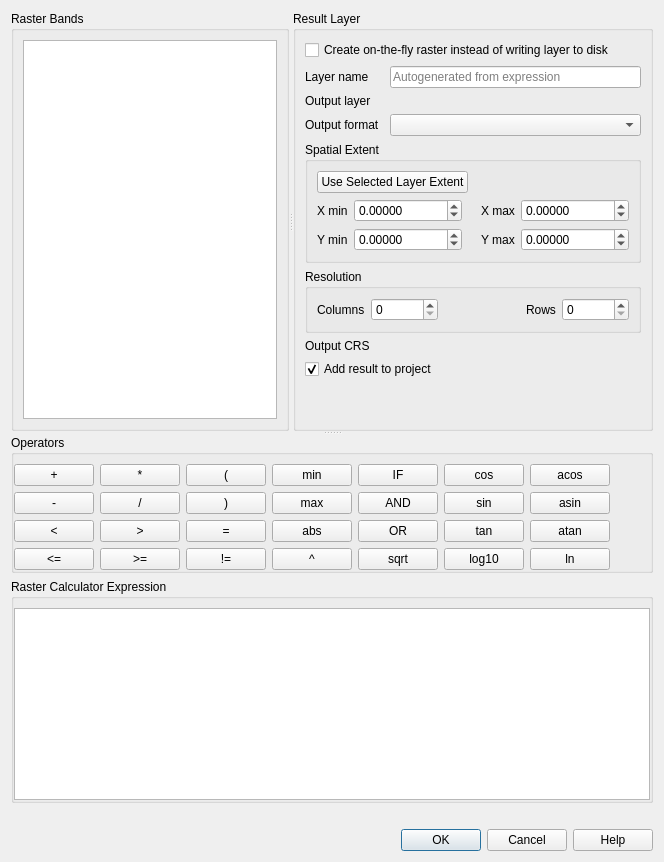
<?xml version='1.0' encoding='utf-8'?>
<ui version="4.0">
 <class>QgsRasterCalcDialogBase</class>
 <widget class="QDialog" name="QgsRasterCalcDialogBase">
  <property name="geometry">
   <rect>
    <x>0</x>
    <y>0</y>
    <width>664</width>
    <height>862</height>
   </rect>
  </property>
  <property name="minimumSize">
   <size>
    <width>640</width>
    <height>530</height>
   </size>
  </property>
  <property name="windowTitle">
   <string>Raster Calculator</string>
  </property>
  <layout class="QVBoxLayout" name="verticalLayout_3">
   <item>
    <layout class="QVBoxLayout" name="verticalLayout_4">
     <property name="leftMargin">
      <number>0</number>
     </property>
     <property name="topMargin">
      <number>0</number>
     </property>
     <property name="rightMargin">
      <number>0</number>
     </property>
     <property name="bottomMargin">
      <number>0</number>
     </property>
     <item>
      <widget class="QgsScrollArea" name="scrollArea">
       <property name="frameShape">
        <enum>QFrame::NoFrame</enum>
       </property>
       <property name="horizontalScrollBarPolicy">
        <enum>Qt::ScrollBarAsNeeded</enum>
       </property>
       <property name="widgetResizable">
        <bool>true</bool>
       </property>
       <widget class="QWidget" name="scrollAreaWidgetContents">
        <property name="geometry">
         <rect>
          <x>0</x>
          <y>0</y>
          <width>650</width>
          <height>808</height>
         </rect>
        </property>
        <layout class="QVBoxLayout" name="verticalLayout_5">
         <property name="leftMargin">
          <number>0</number>
         </property>
         <property name="topMargin">
          <number>0</number>
         </property>
         <property name="rightMargin">
          <number>0</number>
         </property>
         <property name="bottomMargin">
          <number>0</number>
         </property>
         <item>
          <widget class="QSplitter" name="splitter_2">
           <property name="orientation">
            <enum>Qt::Vertical</enum>
           </property>
           <widget class="QSplitter" name="splitter">
            <property name="orientation">
             <enum>Qt::Horizontal</enum>
            </property>
            <widget class="QGroupBox" name="mRasterBandsGroupBox">
             <property name="title">
              <string>Raster Bands</string>
             </property>
             <layout class="QGridLayout" name="gridLayout_2">
              <item row="0" column="0">
               <widget class="QListWidget" name="mRasterBandsListWidget" />
              </item>
             </layout>
            </widget>
            <widget class="QGroupBox" name="mResultGroupBox">
             <property name="title">
              <string>Result Layer</string>
             </property>
             <layout class="QGridLayout" name="gridLayout_4" columnstretch="0,0,0,0">
              <item row="3" column="0">
               <widget class="QLabel" name="mOutputFormatLabel">
                <property name="text">
                 <string>Output format</string>
                </property>
               </widget>
              </item>
              <item row="4" column="0" colspan="4">
               <widget class="QGroupBox" name="groupBox_2">
                <property name="title">
                 <string>Spatial Extent</string>
                </property>
                <layout class="QGridLayout" name="gridLayout_5">
                 <item row="2" column="1">
                  <widget class="QgsDoubleSpinBox" name="mXMinSpinBox">
                   <property name="decimals">
                    <number>5</number>
                   </property>
                   <property name="minimum">
                    <double>-999999999.000000000000000</double>
                   </property>
                   <property name="maximum">
                    <double>999999999.000000000000000</double>
                   </property>
                  </widget>
                 </item>
                 <item row="2" column="3">
                  <widget class="QLabel" name="mXMaxLabel">
                   <property name="text">
                    <string>X max</string>
                   </property>
                  </widget>
                 </item>
                 <item row="3" column="0">
                  <widget class="QLabel" name="mYMinLabel">
                   <property name="text">
                    <string>Y min</string>
                   </property>
                  </widget>
                 </item>
                 <item row="2" column="0">
                  <widget class="QLabel" name="mXMinLabel">
                   <property name="text">
                    <string>X min</string>
                   </property>
                  </widget>
                 </item>
                 <item row="2" column="2">
                  <spacer name="horizontalSpacer_2">
                   <property name="orientation">
                    <enum>Qt::Horizontal</enum>
                   </property>
                   <property name="sizeHint" stdset="0">
                    <size>
                     <width>10</width>
                     <height>20</height>
                    </size>
                   </property>
                  </spacer>
                 </item>
                 <item row="2" column="4">
                  <widget class="QgsDoubleSpinBox" name="mXMaxSpinBox">
                   <property name="decimals">
                    <number>5</number>
                   </property>
                   <property name="minimum">
                    <double>-999999999.000000000000000</double>
                   </property>
                   <property name="maximum">
                    <double>999999999.000000000000000</double>
                   </property>
                  </widget>
                 </item>
                 <item row="3" column="1">
                  <widget class="QgsDoubleSpinBox" name="mYMinSpinBox">
                   <property name="decimals">
                    <number>5</number>
                   </property>
                   <property name="minimum">
                    <double>-999999999.000000000000000</double>
                   </property>
                   <property name="maximum">
                    <double>999999999.000000000000000</double>
                   </property>
                  </widget>
                 </item>
                 <item row="3" column="3">
                  <widget class="QLabel" name="mYMaxLabel">
                   <property name="text">
                    <string>Y max</string>
                   </property>
                  </widget>
                 </item>
                 <item row="3" column="4">
                  <widget class="QgsDoubleSpinBox" name="mYMaxSpinBox">
                   <property name="decimals">
                    <number>5</number>
                   </property>
                   <property name="minimum">
                    <double>-999999999.000000000000000</double>
                   </property>
                   <property name="maximum">
                    <double>999999999.000000000000000</double>
                   </property>
                  </widget>
                 </item>
                 <item row="0" column="0" rowspan="2" colspan="5">
                  <layout class="QGridLayout" name="gridLayout_3">
                   <item row="0" column="1" rowspan="2" colspan="4">
                    <spacer name="horizontalSpacer_4">
                     <property name="orientation">
                      <enum>Qt::Horizontal</enum>
                     </property>
                     <property name="sizeHint" stdset="0">
                      <size>
                       <width>40</width>
                       <height>20</height>
                      </size>
                     </property>
                    </spacer>
                   </item>
                   <item row="0" column="0" rowspan="2">
                    <widget class="QPushButton" name="mCurrentLayerExtentButton">
                     <property name="text">
                      <string>Use Selected Layer Extent</string>
                     </property>
                    </widget>
                   </item>
                  </layout>
                 </item>
                </layout>
               </widget>
              </item>
              <item row="3" column="1" colspan="3">
               <widget class="QComboBox" name="mOutputFormatComboBox" />
              </item>
              <item row="9" column="0">
               <spacer name="verticalSpacer">
                <property name="orientation">
                 <enum>Qt::Vertical</enum>
                </property>
                <property name="sizeHint" stdset="0">
                 <size>
                  <width>20</width>
                  <height>40</height>
                 </size>
                </property>
               </spacer>
              </item>
              <item row="7" column="1" colspan="3">
               <widget class="QgsProjectionSelectionWidget" name="mCrsSelector" native="true">
                <property name="focusPolicy">
                 <enum>Qt::StrongFocus</enum>
                </property>
               </widget>
              </item>
              <item row="2" column="0">
               <widget class="QLabel" name="mOutputLayerLabel">
                <property name="text">
                 <string>Output layer</string>
                </property>
               </widget>
              </item>
              <item row="0" column="0" colspan="4">
               <widget class="QCheckBox" name="mUseVirtualProviderCheckBox">
                <property name="layoutDirection">
                 <enum>Qt::LeftToRight</enum>
                </property>
                <property name="text">
                 <string>Create on-the-fly raster instead of writing layer to disk</string>
                </property>
                <property name="tristate">
                 <bool>false</bool>
                </property>
               </widget>
              </item>
              <item row="1" column="0">
               <widget class="QLabel" name="mVirtualLayerLabel">
                <property name="text">
                 <string>Layer name</string>
                </property>
               </widget>
              </item>
              <item row="7" column="0">
               <widget class="QLabel" name="label">
                <property name="text">
                 <string>Output CRS</string>
                </property>
               </widget>
              </item>
              <item row="8" column="0" colspan="4">
               <widget class="QCheckBox" name="mAddResultToProjectCheckBox">
                <property name="text">
                 <string>Add result to project</string>
                </property>
                <property name="checked">
                 <bool>true</bool>
                </property>
               </widget>
              </item>
              <item row="2" column="1" colspan="3">
               <widget class="QgsFileWidget" name="mOutputLayer" native="true" />
              </item>
              <item row="1" column="1" colspan="3">
               <widget class="QLineEdit" name="mVirtualLayerName">
                <property name="text">
                 <string />
                </property>
                <property name="placeholderText">
                 <string>Autogenerated from expression</string>
                </property>
               </widget>
              </item>
              <item row="6" column="0" colspan="4">
               <widget class="QGroupBox" name="groupBox_3">
                <property name="title">
                 <string>Resolution</string>
                </property>
                <layout class="QHBoxLayout" name="horizontalLayout">
                 <item>
                  <widget class="QLabel" name="mColumnsLabel">
                   <property name="text">
                    <string>Columns</string>
                   </property>
                  </widget>
                 </item>
                 <item>
                  <widget class="QgsSpinBox" name="mNColumnsSpinBox">
                   <property name="maximum">
                    <number>999999999</number>
                   </property>
                  </widget>
                 </item>
                 <item>
                  <spacer name="horizontalSpacer">
                   <property name="orientation">
                    <enum>Qt::Horizontal</enum>
                   </property>
                   <property name="sizeHint" stdset="0">
                    <size>
                     <width>40</width>
                     <height>20</height>
                    </size>
                   </property>
                  </spacer>
                 </item>
                 <item>
                  <widget class="QLabel" name="mRowsLabel">
                   <property name="text">
                    <string>Rows</string>
                   </property>
                  </widget>
                 </item>
                 <item>
                  <widget class="QgsSpinBox" name="mNRowsSpinBox">
                   <property name="maximum">
                    <number>999999999</number>
                   </property>
                  </widget>
                 </item>
                </layout>
               </widget>
              </item>
             </layout>
            </widget>
           </widget>
           <widget class="QWidget" name="verticalLayoutWidget">
            <layout class="QVBoxLayout" name="verticalLayout">
             <item>
              <widget class="QgsCollapsibleGroupBox" name="mOperatorsGroupBox">
               <property name="title">
                <string>Operators</string>
               </property>
               <layout class="QGridLayout" name="gridLayout">
                <property name="leftMargin">
                 <number>0</number>
                </property>
                <property name="rightMargin">
                 <number>0</number>
                </property>
                <property name="bottomMargin">
                 <number>0</number>
                </property>
                <item row="0" column="0">
                 <widget class="QPushButton" name="mPlusPushButton">
                  <property name="text">
                   <string notr="true">+</string>
                  </property>
                 </widget>
                </item>
                <item row="0" column="1">
                 <widget class="QPushButton" name="mMultiplyPushButton">
                  <property name="text">
                   <string notr="true">*</string>
                  </property>
                 </widget>
                </item>
                <item row="0" column="2">
                 <widget class="QPushButton" name="mOpenBracketPushButton">
                  <property name="text">
                   <string notr="true">(</string>
                  </property>
                 </widget>
                </item>
                <item row="0" column="3">
                 <widget class="QPushButton" name="mMinButton">
                  <property name="text">
                   <string notr="true">min</string>
                  </property>
                 </widget>
                </item>
                <item row="0" column="4">
                 <widget class="QPushButton" name="mConditionalStatButton">
                  <property name="text">
                   <string notr="true">IF</string>
                  </property>
                 </widget>
                </item>
                <item row="0" column="5">
                 <widget class="QPushButton" name="mCosButton">
                  <property name="text">
                   <string notr="true">cos</string>
                  </property>
                 </widget>
                </item>
                <item row="0" column="6">
                 <widget class="QPushButton" name="mACosButton">
                  <property name="text">
                   <string notr="true">acos</string>
                  </property>
                 </widget>
                </item>
                <item row="0" column="7">
                 <spacer name="horizontalSpacer_3">
                  <property name="orientation">
                   <enum>Qt::Horizontal</enum>
                  </property>
                  <property name="sizeHint" stdset="0">
                   <size>
                    <width>5</width>
                    <height>20</height>
                   </size>
                  </property>
                 </spacer>
                </item>
                <item row="1" column="0">
                 <widget class="QPushButton" name="mMinusPushButton">
                  <property name="text">
                   <string notr="true">-</string>
                  </property>
                 </widget>
                </item>
                <item row="1" column="1">
                 <widget class="QPushButton" name="mDividePushButton">
                  <property name="text">
                   <string notr="true">/</string>
                  </property>
                 </widget>
                </item>
                <item row="1" column="2">
                 <widget class="QPushButton" name="mCloseBracketPushButton">
                  <property name="text">
                   <string notr="true">)</string>
                  </property>
                 </widget>
                </item>
                <item row="1" column="3">
                 <widget class="QPushButton" name="mMaxButton">
                  <property name="text">
                   <string notr="true">max</string>
                  </property>
                 </widget>
                </item>
                <item row="1" column="4">
                 <widget class="QPushButton" name="mAndButton">
                  <property name="text">
                   <string notr="true">AND</string>
                  </property>
                 </widget>
                </item>
                <item row="1" column="5">
                 <widget class="QPushButton" name="mSinButton">
                  <property name="text">
                   <string notr="true">sin</string>
                  </property>
                 </widget>
                </item>
                <item row="1" column="6">
                 <widget class="QPushButton" name="mASinButton">
                  <property name="text">
                   <string notr="true">asin</string>
                  </property>
                 </widget>
                </item>
                <item row="2" column="0">
                 <widget class="QPushButton" name="mLessButton">
                  <property name="text">
                   <string notr="true">&lt;</string>
                  </property>
                 </widget>
                </item>
                <item row="2" column="1">
                 <widget class="QPushButton" name="mGreaterButton">
                  <property name="text">
                   <string notr="true">&gt;</string>
                  </property>
                 </widget>
                </item>
                <item row="2" column="2">
                 <widget class="QPushButton" name="mEqualButton">
                  <property name="text">
                   <string notr="true">=</string>
                  </property>
                 </widget>
                </item>
                <item row="2" column="3">
                 <widget class="QPushButton" name="mAbsButton">
                  <property name="text">
                   <string notr="true">abs</string>
                  </property>
                 </widget>
                </item>
                <item row="2" column="4">
                 <widget class="QPushButton" name="mOrButton">
                  <property name="text">
                   <string notr="true">OR</string>
                  </property>
                 </widget>
                </item>
                <item row="2" column="5">
                 <widget class="QPushButton" name="mTanButton">
                  <property name="text">
                   <string notr="true">tan</string>
                  </property>
                 </widget>
                </item>
                <item row="2" column="6">
                 <widget class="QPushButton" name="mATanButton">
                  <property name="text">
                   <string notr="true">atan</string>
                  </property>
                 </widget>
                </item>
                <item row="3" column="0">
                 <widget class="QPushButton" name="mLesserEqualButton">
                  <property name="text">
                   <string notr="true">&lt;=</string>
                  </property>
                 </widget>
                </item>
                <item row="3" column="1">
                 <widget class="QPushButton" name="mGreaterEqualButton">
                  <property name="text">
                   <string notr="true">&gt;=</string>
                  </property>
                 </widget>
                </item>
                <item row="3" column="2">
                 <widget class="QPushButton" name="mNotEqualButton">
                  <property name="text">
                   <string notr="true">!=</string>
                  </property>
                 </widget>
                </item>
                <item row="3" column="3">
                 <widget class="QPushButton" name="mExpButton">
                  <property name="text">
                   <string notr="true">^</string>
                  </property>
                 </widget>
                </item>
                <item row="3" column="4">
                 <widget class="QPushButton" name="mSqrtButton">
                  <property name="text">
                   <string notr="true">sqrt</string>
                  </property>
                 </widget>
                </item>
                <item row="3" column="5">
                 <widget class="QPushButton" name="mLogButton">
                  <property name="text">
                   <string notr="true">log10</string>
                  </property>
                 </widget>
                </item>
                <item row="3" column="6">
                 <widget class="QPushButton" name="mLnButton">
                  <property name="text">
                   <string notr="true">ln</string>
                  </property>
                 </widget>
                </item>
               </layout>
              </widget>
             </item>
             <item>
              <widget class="QGroupBox" name="groupBox">
               <property name="title">
                <string>Raster Calculator Expression</string>
               </property>
               <layout class="QVBoxLayout" name="verticalLayout_2">
                <property name="leftMargin">
                 <number>0</number>
                </property>
                <property name="rightMargin">
                 <number>0</number>
                </property>
                <property name="bottomMargin">
                 <number>0</number>
                </property>
                <item>
                 <widget class="QTextEdit" name="mExpressionTextEdit" />
                </item>
               </layout>
              </widget>
             </item>
            </layout>
           </widget>
          </widget>
         </item>
         <item>
          <widget class="QLabel" name="mExpressionValidLabel">
           <property name="text">
            <string />
           </property>
          </widget>
         </item>
        </layout>
       </widget>
      </widget>
     </item>
    </layout>
   </item>
   <item>
    <widget class="QDialogButtonBox" name="mButtonBox">
     <property name="orientation">
      <enum>Qt::Horizontal</enum>
     </property>
     <property name="standardButtons">
      <set>QDialogButtonBox::Cancel|QDialogButtonBox::Help|QDialogButtonBox::Ok</set>
     </property>
    </widget>
   </item>
  </layout>
 </widget>
 <customwidgets>
  <customwidget>
   <class>QgsCollapsibleGroupBox</class>
   <extends>QGroupBox</extends>
   <header>qgis.gui</header>
   <container>1</container>
  </customwidget>
  <customwidget>
   <class>QgsSpinBox</class>
   <extends>QSpinBox</extends>
   <header>qgis.gui</header>
  </customwidget>
  <customwidget>
   <class>QgsFileWidget</class>
   <extends>QWidget</extends>
   <header>qgis.gui</header>
   <container>1</container>
  </customwidget>
  <customwidget>
   <class>QgsDoubleSpinBox</class>
   <extends>QDoubleSpinBox</extends>
   <header>qgis.gui</header>
  </customwidget>
  <customwidget>
   <class>QgsProjectionSelectionWidget</class>
   <extends>QWidget</extends>
   <header>qgis.gui</header>
   <container>1</container>
  </customwidget>
 <customwidget><class>QgsScrollArea</class><extends>QScrollArea</extends><header>qgis.gui</header></customwidget></customwidgets>
 <tabstops>
  <tabstop>mRasterBandsListWidget</tabstop>
  <tabstop>mUseVirtualProviderCheckBox</tabstop>
  <tabstop>mVirtualLayerName</tabstop>
  <tabstop>mOutputFormatComboBox</tabstop>
  <tabstop>mCurrentLayerExtentButton</tabstop>
  <tabstop>mXMinSpinBox</tabstop>
  <tabstop>mXMaxSpinBox</tabstop>
  <tabstop>mYMinSpinBox</tabstop>
  <tabstop>mYMaxSpinBox</tabstop>
  <tabstop>mNColumnsSpinBox</tabstop>
  <tabstop>mNRowsSpinBox</tabstop>
  <tabstop>mCrsSelector</tabstop>
  <tabstop>mAddResultToProjectCheckBox</tabstop>
  <tabstop>mPlusPushButton</tabstop>
  <tabstop>mMultiplyPushButton</tabstop>
  <tabstop>mOpenBracketPushButton</tabstop>
  <tabstop>mMinButton</tabstop>
  <tabstop>mConditionalStatButton</tabstop>
  <tabstop>mCosButton</tabstop>
  <tabstop>mACosButton</tabstop>
  <tabstop>mMinusPushButton</tabstop>
  <tabstop>mDividePushButton</tabstop>
  <tabstop>mCloseBracketPushButton</tabstop>
  <tabstop>mMaxButton</tabstop>
  <tabstop>mAndButton</tabstop>
  <tabstop>mSinButton</tabstop>
  <tabstop>mASinButton</tabstop>
  <tabstop>mLessButton</tabstop>
  <tabstop>mGreaterButton</tabstop>
  <tabstop>mEqualButton</tabstop>
  <tabstop>mAbsButton</tabstop>
  <tabstop>mOrButton</tabstop>
  <tabstop>mTanButton</tabstop>
  <tabstop>mATanButton</tabstop>
  <tabstop>mLesserEqualButton</tabstop>
  <tabstop>mGreaterEqualButton</tabstop>
  <tabstop>mNotEqualButton</tabstop>
  <tabstop>mExpButton</tabstop>
  <tabstop>mSqrtButton</tabstop>
  <tabstop>mLogButton</tabstop>
  <tabstop>mLnButton</tabstop>
  <tabstop>mExpressionTextEdit</tabstop>
  <tabstop>mButtonBox</tabstop>
 </tabstops>
 <resources />
 <connections>
  <connection>
   <sender>mButtonBox</sender>
   <signal>accepted()</signal>
   <receiver>QgsRasterCalcDialogBase</receiver>
   <slot>accept()</slot>
   <hints>
    <hint type="sourcelabel">
     <x>248</x>
     <y>254</y>
    </hint>
    <hint type="destinationlabel">
     <x>157</x>
     <y>274</y>
    </hint>
   </hints>
  </connection>
  <connection>
   <sender>mButtonBox</sender>
   <signal>rejected()</signal>
   <receiver>QgsRasterCalcDialogBase</receiver>
   <slot>reject()</slot>
   <hints>
    <hint type="sourcelabel">
     <x>316</x>
     <y>260</y>
    </hint>
    <hint type="destinationlabel">
     <x>286</x>
     <y>274</y>
    </hint>
   </hints>
  </connection>
 </connections>
</ui>
